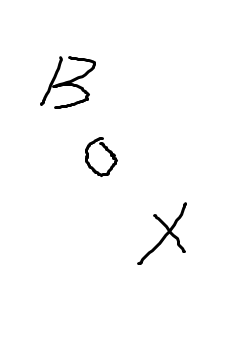
#> input picture assets/img/box.png, 250 x 350 px
$ python cardmaker.py
#> lines starting #> are read from the running program, lines starting #| are printed output that depends on the picture; after the words box and inside, x2 and y2 are one past the last pixel; in counts of white or black regions, pixels touching at a corner belong together
#! python3
# coding: utf-8

from PIL import Image, ImageDraw, ImageFilter

def rounded_rectangle(self: ImageDraw, xy, corner_radius, fill=None, outline=None):
    upper_left_point = xy[0]
    bottom_right_point = xy[1]
    self.rectangle(
        [
            (upper_left_point[0], upper_left_point[1] + corner_radius),
            (bottom_right_point[0], bottom_right_point[1] - corner_radius)
        ],
        fill=fill,
        outline=outline
    )
    self.rectangle(
        [
            (upper_left_point[0] + corner_radius, upper_left_point[1]),
            (bottom_right_point[0] - corner_radius, bottom_right_point[1])
        ],
        fill=fill,
        outline=outline
    )
    self.pieslice([upper_left_point, (upper_left_point[0] + corner_radius * 2, upper_left_point[1] + corner_radius * 2)],
        180,
        270,
        fill=fill,
        outline=outline
    )
    self.pieslice([(bottom_right_point[0] - corner_radius * 2, bottom_right_point[1] - corner_radius * 2), bottom_right_point],
        0,
        90,
        fill=fill,
        outline=outline
    )
    self.pieslice([(upper_left_point[0], bottom_right_point[1] - corner_radius * 2), (upper_left_point[0] + corner_radius * 2, bottom_right_point[1])],
        90,
        180,
        fill=fill,
        outline=outline
    )
    self.pieslice([(bottom_right_point[0] - corner_radius * 2, upper_left_point[1]), (bottom_right_point[0], upper_left_point[1] + corner_radius * 2)],
        270,
        360,
        fill=fill,
        outline=outline
    )

ImageDraw.ImageDraw.rounded_rectangle = rounded_rectangle

class c_card:

    def __init__(self, size):
#> called with size = (250, 350)
        self.size = size
        self.card_img = Image.new('RGBA', self.size)
#> self.card_img: PIL image 250x350 RGBA; every value is 0

    def load_img(self, fn):
#> called with fn = '../../assets/img/box.png'
        return Image.open(fn).convert('RGBA')

    def make(self):
        self.card_img = self.load_img('../../assets/img/box.png')
        frame, fmask = self.make_frame_layer()
#> in make_frame_layer, `mask = dimg.convert('L').point( lambda x : 255 if x > 10 else 0, mode=..`:
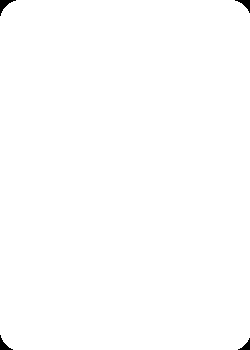
#> mask: PIL image 250x350 1; 99.7% white; 4 black regions, box (x1, y1, x2, y2) and area: (0, 0, 16, 16) 92, (235, 0, 250, 13) 76, (0, 335, 13, 350) 76, (238, 338, 250, 350) 61
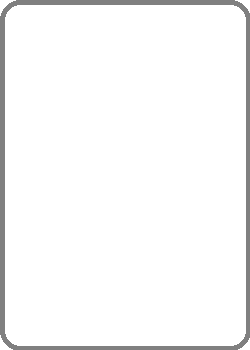
#> frame: PIL image 250x350 RGBA; mean R, G, B, A 7.6, 7.6, 7.6, 15.2; transparent parts drawn white
        print(self.card_img.mode, frame.mode)
#| RGBA RGBA
        self.overlay(frame)
        self.cutmask(fmask)

    def show(self):
        self.card_img.show()

    def cutmask(self, msk):
        blank = Image.new('RGBA', self.size)
        self.card_img = Image.composite(self.card_img, blank, msk)

    def overlay(self, img):
        self.card_img = Image.alpha_composite(self.card_img, img)

    def make_frame_layer(self):
        dimg = Image.new('RGBA', self.size)
        draw = ImageDraw.Draw(dimg)
        draw.rounded_rectangle(((0, 0), self.size), 20, fill = 'grey')
        #mask = dimg.filter(ImageFilter.FIND_EDGES)
        mask = dimg.convert('L').point(
            lambda x : 255 if x > 10 else 0, mode='1')
        draw.rounded_rectangle(((5, 5), (self.size[0] - 5, self.size[1] - 5)),
                               15, fill = (0, 0, 0, 0))
        return dimg, mask

if __name__ == '__main__':
    foo = c_card((250, 350))
    foo.make()
    foo.show()
